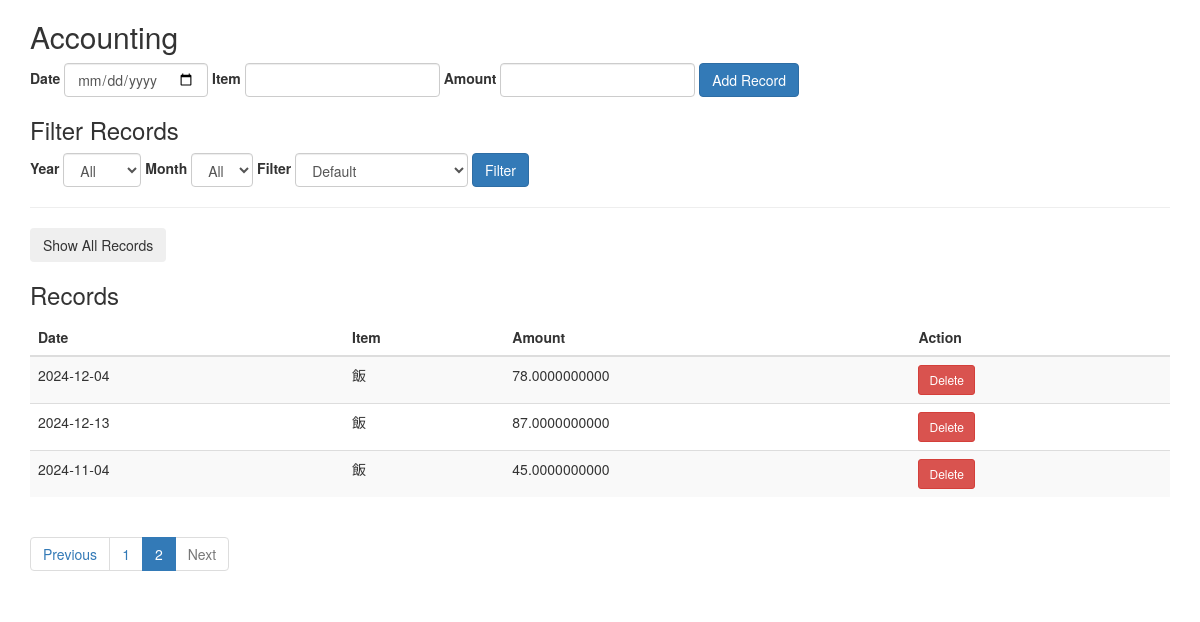
Page /index?page=2 (signed in) on the committed database.
### app.py (models this page shows)
class Record(db.Model):
    id = db.Column(db.Integer, primary_key=True)
    user_id = db.Column(db.Integer, db.ForeignKey('user.id'), nullable=False)
    date = db.Column(db.Date, nullable=False)
    item = db.Column(db.String(100), nullable=False)
    amount = db.Column(db.Numeric, nullable=False)

### app.py (the view, shortened to what this page needs)
@app.route('/index', methods=['GET', 'POST'])
@login_required
def index():
    form = RecordForm()
    filter_form = FilterForm()
    query = Record.query.filter_by(user_id=session['user_id'])
    page = request.args.get('page', 1, type=int)
    pagination = query.paginate(page=page, per_page=20, error_out=False)
    records = pagination.items
    return render_template('index.html', form=form, filter_form=filter_form, records=records, pagination=pagination)

### app.py
class RecordForm(FlaskForm):
    date = DateField('Date', format='%Y-%m-%d', validators=[InputRequired()])
    item = StringField('Item', validators=[InputRequired(), Length(max=100)])
    amount = DecimalField('Amount', validators=[InputRequired(), NumberRange(min=-9999999999, max=9999999999)])
    submit = SubmitField('Add Record')

class FilterForm(FlaskForm):
    month = SelectField('Month', choices=[('all', 'All')] + [(str(i), str(i)) for i in range(1, 13)])
    year = SelectField('Year', choices=[('all', 'All')] + [(str(i), str(i)) for i in range(2000, 2026)])
    filter_type = SelectField('Filter', choices=[('default', 'Default'), ('date_asc', 'Date Ascending'), ('amount_desc', 'Amount Descending'), ('amount_asc', 'Amount Ascending')])
    submit = SubmitField('Filter')

### app.py (called while the page is built)
def login_required(f):
    @wraps(f)
    def decorated_function(*args, **kwargs):
        if 'user_id' not in session:
            return redirect(url_for('login'))
        return f(*args, **kwargs)
    return decorated_function

### templates/index.html (shortened to what this page needs)
<!DOCTYPE html>
<html lang="en">
<head>
    <link rel="stylesheet" href="https://maxcdn.bootstrapcdn.com/bootstrap/3.3.7/css/bootstrap.min.css">
</head>
<body>
<div class="container">
    <h2>Accounting</h2>
    <form class="form-inline" method="POST" action="{{ url_for('index') }}">
        <div class="form-group">
            {{ form.date.label }}
            {{ form.date(class="form-control") }}
        </div>
        <div class="form-group">
            {{ form.item.label }}
            {{ form.item(class="form-control") }}
        </div>
        <div class="form-group">
            {{ form.amount.label }}
            {{ form.amount(class="form-control") }}
        </div>
        <div class="form-group">
            {{ form.submit(class="btn btn-primary") }}
        </div>
    </form>
    <h3>Filter Records</h3>
    <form class="form-inline" method="POST" action="{{ url_for('index') }}">
        <div class="form-group">
            {{ filter_form.year.label }}
            {{ filter_form.year(class="form-control") }}
        </div>
        <div class="form-group">
            {{ filter_form.month.label }}
            {{ filter_form.month(class="form-control") }}
        </div>
        <div class="form-group">
            {{ filter_form.filter_type.label }}
            {{ filter_form.filter_type(class="form-control") }}
        </div>
        <div class="form-group">
            {{ filter_form.submit(class="btn btn-primary") }}
        </div>
    </form>
    <form method="GET" action="{{ url_for('show_all_records') }}">
        <div class="form-group">
            <hr>
            <button type="submit" class="btn btn-secondary">Show All Records</button>
        </div>
    </form>
    <h3>Records</h3>
    <table class="table table-striped">
        <thead>
        <tr>
            <th>Date</th>
            <th>Item</th>
            <th>Amount</th>
            <th>Action</th>
        </tr>
        </thead>
        <tbody>
        {% for record in records %}
            <tr>
                <td>{{ record.date }}</td>
                <td>{{ record.item }}</td>
                <td>{{ record.amount }}</td>
                <td>
                    <a href="{{ url_for('delete', record_id=record.id) }}" class="btn btn-danger btn-sm">Delete</a>
                </td>
            </tr>
        {% endfor %}
        </tbody>
    </table>
    {% if pagination %}
        <nav>
            <ul class="pagination">
                {% if pagination.has_prev %}
                    <li><a href="{{ url_for('index', page=pagination.prev_num) }}">Previous</a></li>
                {% else %}
                    <li class="disabled"><span>Previous</span></li>
                {% endif %}
                {% for page_num in pagination.iter_pages() %}
                    {% if page_num %}
                        {% if page_num == pagination.page %}
                            <li class="active"><span>{{ page_num }}</span></li>
                        {% else %}
                            <li><a href="{{ url_for('index', page=page_num) }}">{{ page_num }}</a></li>
                        {% endif %}
                    {% else %}
                        <li class="disabled"><span>...</span></li>
                    {% endif %}
                {% endfor %}
                {% if pagination.has_next %}
                    <li><a href="{{ url_for('index', page=pagination.next_num) }}">Next</a></li>
                {% else %}
                    <li class="disabled"><span>Next</span></li>
                {% endif %}
            </ul>
        </nav>
    {% endif %}
</div>
</body>
</html>

### rows in the picture
Record: date "2024-12-04", item "飯", amount "78.0000000000"
Record: date "2024-12-13", item "飯", amount "87.0000000000"
Record: date "2024-11-04", item "飯", amount "45.0000000000"

### other values in the picture
{{ filter_form.year.label }} "Year"
{{ filter_form.month.label }} "Month"
{{ filter_form.filter_type.label }} "Filter"
{{ page_num }} "1"
{{ page_num }} "2"
